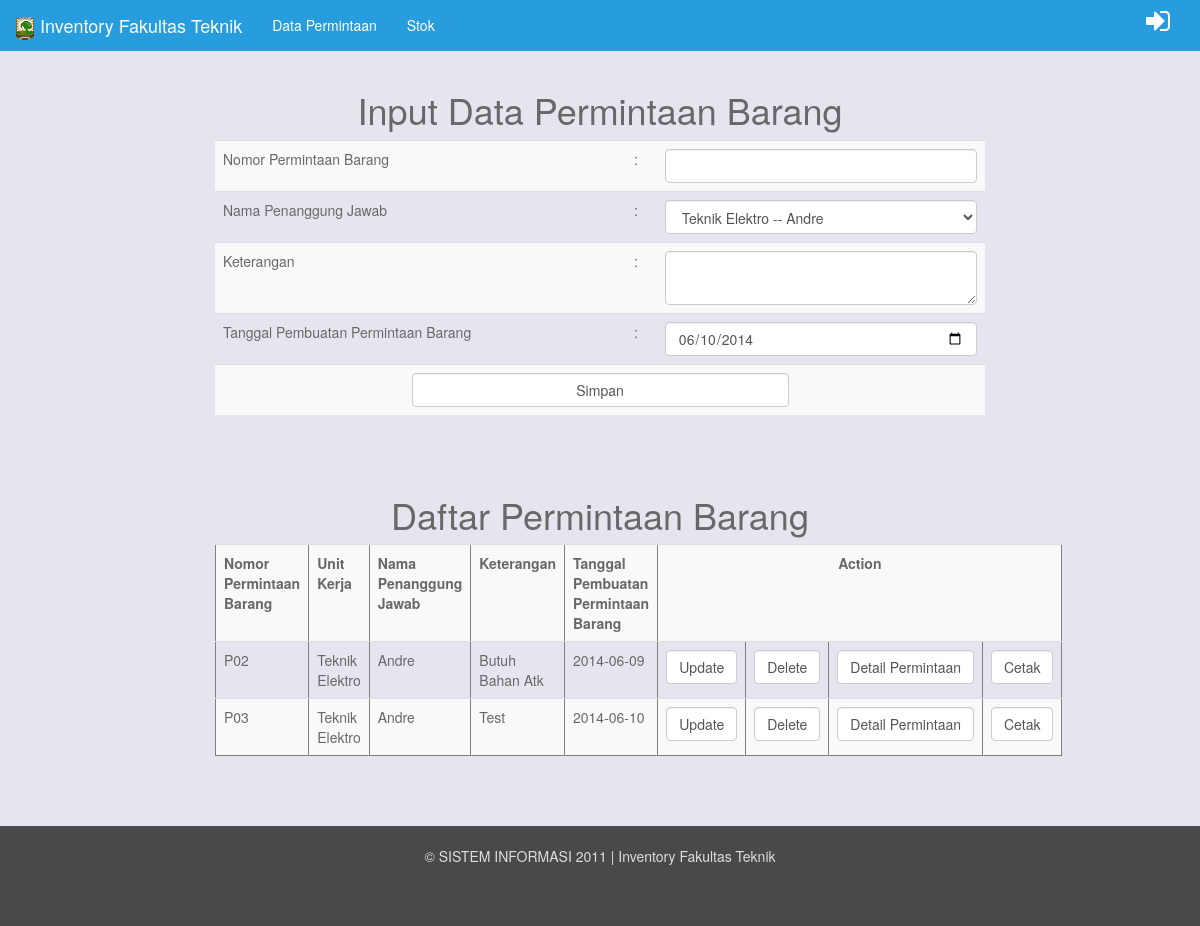
The app's page /permintaan_barang/permintaan.php (signed in) with its own data.
### tables this page shows
CREATE TABLE IF NOT EXISTS `permintaan_brg` (
  `no_permintaan_barang` varchar(10) NOT NULL,
  `kode_akun` int(10) NOT NULL,
  `keterangan` varchar(50) NOT NULL,
  `tanggal_permintaan_barang` date NOT NULL,
  PRIMARY KEY (`no_permintaan_barang`),
  KEY `user_permintaan_brg_fk` (`kode_akun`)
);

CREATE TABLE IF NOT EXISTS `unit_kerja` (
  `id_unit_kerja` varchar(10) NOT NULL,
  `unit_kerja` varchar(30) NOT NULL,
  PRIMARY KEY (`id_unit_kerja`)
);

CREATE TABLE IF NOT EXISTS `user` (
  `kode_akun` int(10) NOT NULL AUTO_INCREMENT,
  `username` varchar(15) NOT NULL,
  `id_unit_kerja` varchar(10) NOT NULL,
  `password` varchar(10) NOT NULL,
  `nama_penanggungjawab` varchar(25) NOT NULL,
  `role` varchar(10) NOT NULL DEFAULT 'user',
  PRIMARY KEY (`kode_akun`),
  UNIQUE KEY `username` (`username`),
  KEY `unit_kerja_user_fk` (`id_unit_kerja`)
);

### database.php (called while the page is built)
<?php
class Database extends PDO {
    protected $dsn = 'mysql:dbhost=localhost;dbname=inventory_ft';
    protected $user = 'root';
    protected $password = '';
    public function __construct(){
        try{
            $this->dbh = new PDO($this->dsn,$this->user,$this->password);
        }
        catch(PDOException $e){
        }
    }
}
?>

### queryumum.php (called while the page is built)
<?php
require 'database.php';
class Queryumum extends Database {
    public function Que($que){
        $this->statement = $this->dbh->prepare($que);
        $this->statement->execute();
        return $this->statement->fetchAll();
    }
}
?>

### permintaan_barang/permintaan.php (the view, shortened to what this page needs)
<?php
require( 'querypermintaan.php' );
?>
<h1>Input Data Permintaan Barang</h1>
<form action="insertpermintaan.php" enctype="multipart/form-data" name="barang" method="post" >
  <table border="0" style="border-collapse:collapse;text-align:left;" class="table table-striped">
    <tr>
      <td>Nomor Permintaan Barang</td>
      <td>:</td>
      <td><input type="text" class="form-control" name="no_permintaan_barang" required pattern="[A-Za-z0-9]{1,30}"  /></td>
    </tr>
    <tr>
      <td>Nama Penanggung Jawab</td>
      <td>:</td>
      <td>
	  <select name="kode_akun" class="form-control">
		  <?php
			$que = "select * from user,unit_kerja where user.id_unit_kerja = unit_kerja.id_unit_kerja and username = '".$_SESSION['username']."' ";
			foreach($masukpermintaan->Que($que) as $value){
		  ?>
			<option value="<?php echo $value['kode_akun']; ?>"><?php echo $value['unit_kerja']; echo ' -- '; echo $value['nama_penanggungjawab']; ?></option>
		  <?php } ?>
      </select>
	  </td>
    </tr>
    <tr>
      <td>Keterangan</td>
      <td>:</td>
      <td>
	  <textarea name="keterangan" class="form-control" required pattern="[A-Za-z0-9 ]{1,}"></textarea>
	  </td>
    </tr>
    <tr>
      <td>Tanggal Pembuatan Permintaan Barang</td>
      <td>:</td>
      <td><input type="date" class="form-control" value="<?php echo date('Y-m-d'); ?>" name="tanggal_permintaan_barang" required /></td>
    </tr>
    <tr>
      <td align="center" colspan="3"><input style="width:50%" type="submit" class="form-control" value="Simpan" name="kirim" /></td>
    </tr>
  </table>
</form>
<br>
<br>
<h1>Daftar Permintaan Barang</h1>
<table border="1" style="border-collapse:collapse;text-align:left;" class="table table-striped">
  <tr>
    <th>Nomor Permintaan Barang</th>
	<th>Unit Kerja</th>
	<th>Nama Penanggung Jawab</th>
	<th>Keterangan</th>
	<th>Tanggal Pembuatan Permintaan Barang</th>
    <th colspan="4"><p align="center">Action</p></th>
  </tr>
  <?php
	$que = "select * from permintaan_brg, user, unit_kerja
			where
			user.id_unit_kerja = unit_kerja.id_unit_kerja
			and permintaan_brg.kode_akun = user.kode_akun
			and user.username = '".$_SESSION['username']."'
			";
	foreach($masukpermintaan->Que($que) as $value){
  ?>
  <tr>
    <td><?php echo $value['no_permintaan_barang']; ?></td>
    <td><?php echo $value['unit_kerja']; ?></td>
	<td><?php echo $value['nama_penanggungjawab']; ?></td>
	<td><?php echo $value['keterangan']; ?></td>
	<td><?php echo $value['tanggal_permintaan_barang']; ?></td>
    <td><a onclick="return update()" href="updatepermintaan.php?no_permintaan_barang=<?php echo $value['no_permintaan_barang']; ?>"><input type="button" class="form-control" value="Update"></a></td>
    <td><a onclick="return hapus()" href="deletepermintaan.php?no_permintaan_barang=<?php echo $value['no_permintaan_barang']; ?>"><input type="button" class="form-control" value="Delete"></a></td>
	<td><a href="./detail_permintaan/detail_permintaan.php?no_permintaan_barang=<?php echo $value['no_permintaan_barang']; ?>"><input type="button" class="form-control" value="Detail Permintaan"></a></td>
	<td><a href="cetak_permintaan.php?no_permintaan_barang=<?php echo $value['no_permintaan_barang']; ?>"><input type="button" class="form-control" value="Cetak"></a></td>
  </tr>
  <?php } ?>
</table>

### permintaan_barang/css/styles.css (style rules this page uses)
html,body { height:100%; background:center no-repeat fixed url('/assets/example/bg_suburb.jpg'); }
footer { background-color:#494949; color:#ddd; min-height:100px; padding-top:20px; padding-bottom:40px; }

### records on screen
permintaan_brg: no_permintaan_barang "P02", unit_kerja.unit_kerja "Teknik Elektro", kode_akun.nama_penanggungjawab "Andre", keterangan "Butuh Bahan Atk", tanggal_permintaan_barang "2014-06-09"
permintaan_brg: no_permintaan_barang "P03", unit_kerja.unit_kerja "Teknik Elektro", kode_akun.nama_penanggungjawab "Andre", keterangan "Test", tanggal_permintaan_barang "2014-06-10"

### other values on screen
form field kode_akun "Teknik Elektro -- Andre"
